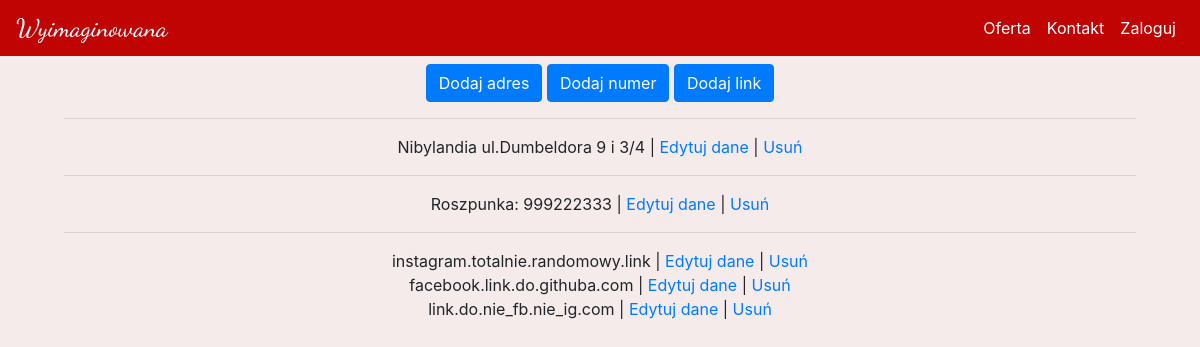
Page /zarządzaj/kontakt on the earlier database version.
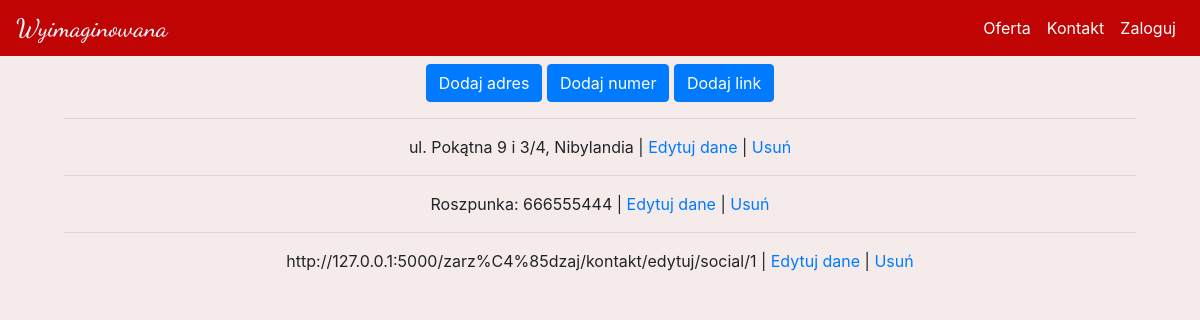
Same page on the later database version.
### kwiaciarnia/models.py (models this page shows)
class Adres(db.Model):
    id = db.Column(db.Integer(), primary_key=True)
    addres = db.Column(db.String())

class Contact(db.Model):
    id = db.Column(db.Integer(), primary_key=True)
    phone_number = db.Column(db.Integer())
    number_owner = db.Column(db.String())

class SocialMedia(db.Model):
    id = db.Column(db.Integer(), primary_key=True)
    social_media_link = db.Column(db.String())
    madia = db.Column(db.String())

### kwiaciarnia/routes.py (the view, shortened to what this page needs)
@app.route('/zarządzaj/kontakt', methods=["GET", "POST"])
def manage_contact():
    data_contact = Contact.query.all()
    contact_form = ContactForm()
    data_socials = SocialMedia.query.all()
    socials_form = SocialMediaForm()
    data_addres = Adres.query.all()
    addres_form = AdresForm()
    return render_template('manage/manage_contact.html', data_contact=data_contact, data_socials=data_socials, data_addres=data_addres, contact_form=contact_form, socials_form=socials_form, addres_form=addres_form)

### kwiaciarnia/templates/manage/manage_contact.html (shortened to what this page needs)
{% extends 'base.html' %}
{% block content %}
<div>
<button type="button" class="btn btn-primary" data-toggle="modal" data-target="#exampleModal-adres">
    Dodaj adres
</button>
<button type="button" class="btn btn-primary" data-toggle="modal" data-target="#exampleModal-numer">
    Dodaj numer
</button>
<button type="button" class="btn btn-primary" data-toggle="modal" data-target="#exampleModal-link">
    Dodaj link
</button>
  <hr>
    {% for addres in data_addres %}
        <span>{{addres.addres}}</span> | <a href="{{ url_for('edit_addres', id=addres.id) }}">Edytuj dane</a> | <a href="{{ url_for('delete_addres', id=addres.id) }}">Usuń</a>
        <br>
    {% endfor %}
    <hr>
    {% for number in data_contact %}
        <span>{{number.number_owner}}: {{number.phone_number}}</span> | <a href="{{ url_for('edit_contact', id=number.id) }}">Edytuj dane</a> | <a href="{{ url_for('delete_contact', id=number.id) }}">Usuń</a>
        <br>
    {% endfor %}
    <hr>
    {% for social in data_socials %}
        <span>{{ social.social_media_link }}</span> | <a href="{{ url_for('edit_social', id=social.id) }}">Edytuj dane</a> | <a href="{{ url_for('delete_social', id=social.id) }}">Usuń</a>
        <br>
    {% endfor %}
</div>
{% endblock %}

### kwiaciarnia/templates/base.html (shortened to what this page needs)
<!doctype html>
<html lang="en">
  <head>
    <link rel="stylesheet" href="https://cdn.jsdelivr.net/npm/bootstrap@4.3.1/dist/css/bootstrap.min.css">
    <link rel="stylesheet" href="{{ url_for('static', filename='styles/main.css') }}">
  </head>
  <body>
    <div id="uno">
      {% include 'includes/navbar.html' %}
    </div>
    <div id="duo" class="position-relative overflow-hidden p-3 p-md-5 m-md-3 text-center">
      {% block content %}
      {% endblock %}
    </div>
  </body>
</html>

### kwiaciarnia/templates/includes/navbar.html (shortened to what this page needs)
<nav class="navbar navbar-expand-md nav_bar navbar-dark ">
    <a class="navbar-brand" href="{{ url_for('home') }}">{% include 'includes/logo.html' %}</a>
    <div class="collapse navbar-collapse" id="navbarNav">
      <ul class="navbar-nav ml-auto">
        <li class="nav-item active">
            <a class="nav-link" href="{{ url_for('products_categories') }}">Oferta</a>
        </li>
        <li class="nav-item active">
            <a class="nav-link" href="{{ url_for('contact') }}">Kontakt</a>
        </li>
        {% if current_user.is_authenticated  %}
            <li class="nav-item active">
                <a class="nav-link" href="#">@{{current_user.username}}</a>
            </li>
            <li class="nav-item active">
                <a class="nav-link" href="{{ url_for('logout') }}">Wyloguj</a>
            </li>
        {% else %}
            <li class="nav-item active">
                <a class="nav-link" href="{{ url_for('login') }}">Zaloguj</a>
            </li>
        {% endif %}
      </ul>
    </div>
</nav>

### kwiaciarnia/templates/includes/logo.html (shortened to what this page needs)
<h1 id="top">  Wyimaginowana</h1>

### kwiaciarnia/static/styles/main.css (style rules this page uses)
.nav_bar { background-color: #C00404; color: black; position: fixed; top: 0; width: 100%; z-index: 1; }
body { background-color: #f5ebeb; }

### kwiaciarnia/templates/includes/logo.html (style rules this page uses)
#top { background-color: #C00404; color: aliceblue; font-family: 'Dancing Script', cursive; font-size: 25px; margin-bottom: 0; }

Differences in the rows shown:
removed SocialMedia: social_media_link "instagram.totalnie.randomowy.link"
removed SocialMedia: social_media_link "facebook.link.do.githuba.com"
removed SocialMedia: social_media_link "link.do.nie_fb.nie_ig.com"
changed Adres: addres "Nibylandia ul.Dumbeldora 9 i 3/4" → "ul. Pokątna 9 i 3/4, Nibylandia"
changed Contact "Roszpunka": phone_number "999222333" → "666555444"
added SocialMedia: social_media_link "http://127.0.0.1:5000/zarz%C4%85dzaj/kontakt/edytuj/social/1"
